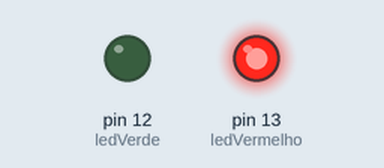
This sketch was run on a simulated Arduino Uno, built with avr-gcc and run on an emulated ATmega328P. On the bench: output pins drawn as LEDs (lit = HIGH).

Above: at 1.0 s.
At 7.0 s:
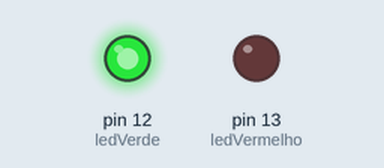
Timing chart, 0 to 9.2 s (numbered marks = the images above):
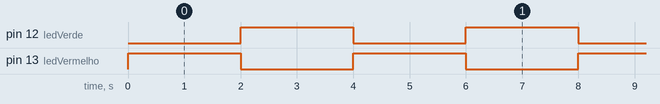

The sketch:

aula_31_tempo_de_espera1.ino
```cpp
#define ledVerde 12
#define ledVermelho 13
#define tempoPisca 2000

unsigned long tempoMs, tempoInicial = 0;
bool estadoLed = 0;

void setup() {
  Serial.begin(9600);
  pinMode(ledVerde, OUTPUT);
  pinMode(ledVermelho, OUTPUT);
}

void loop() {

  //1a solução
  tempoMs = millis();
  tempoMs %= 4000;
  if (tempoMs >= 0 && tempoMs < 2000) {
  	digitalWrite(ledVermelho, HIGH);
  } else {
    digitalWrite(ledVermelho, LOW);
  }

  //2a solução
  tempoMs = millis();
  if (tempoMs - tempoInicial >= tempoPisca) {
    estadoLed = !estadoLed;
    tempoInicial = tempoMs;
  }
  digitalWrite(ledVerde, estadoLed);
}
```

Measured:
- by itself, pin 12 (ledVerde), pin 13 (ledVermelho): alternates HIGH for 2.0 s and LOW for 2.0 s
